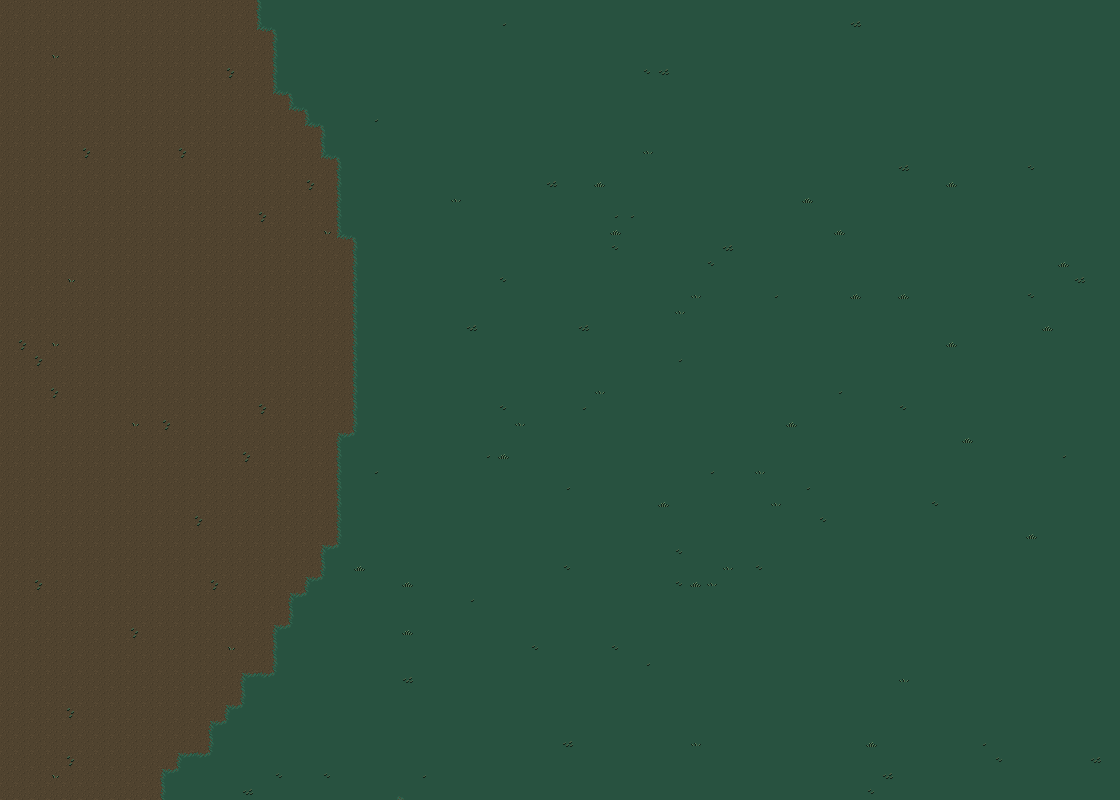

A 2D game scene composited from a Tiled map and its tileset images. What follows is a short description and the map's XML, with each tile layer's data collapsed to a summary:
An orthogonal 70x50 tile map with 16x16 px tiles, 1 tile layer (Tile Layer 1).

<map version="1.0" tiledversion="1.1.6" orientation="orthogonal" renderorder="left-down" width="70" height="50" tilewidth="16" tileheight="16" infinite="0" nextobjectid="1">
 <tileset firstgid="1" source="Grass_Tileset.tsx" />
 <layer name="Tile Layer 1" width="70" height="50">
  <data>[3500 cells, 3500 non-empty, 16 distinct tile ids]</data>
 </layer>
</map>
